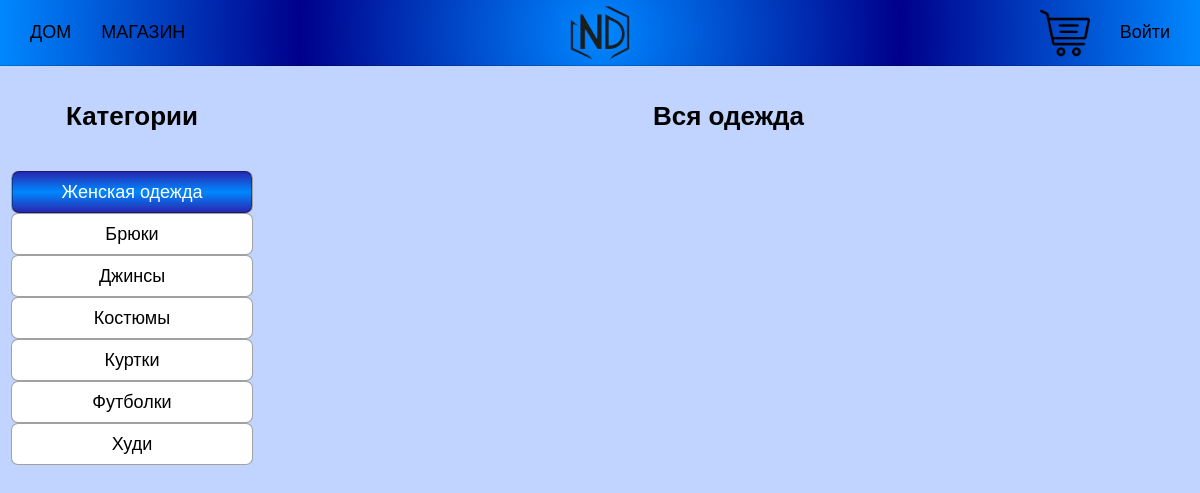
Page /shop/women/ on the earlier database version.
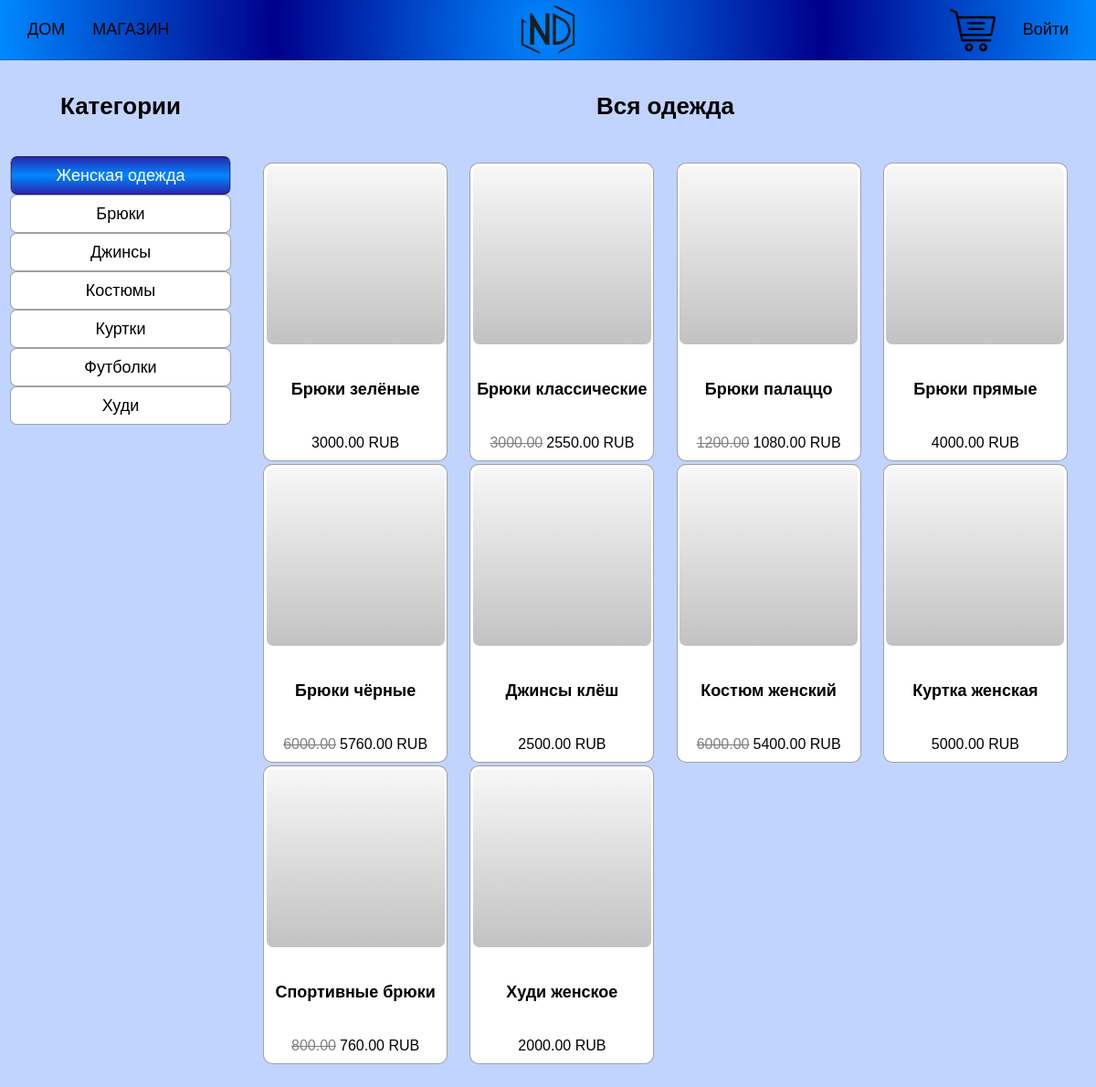
Same page on the later database version.
### main/models.py (models this page shows, shortened)
class Category(models.Model):
    name  = models.CharField(max_length=20, unique=True)
    slug = models.SlugField(max_length=20, unique=True)
    class Meta:
        ordering = ['name']
        indexes = [models.Index(fields=['name'])]
        verbose_name = 'Category'
        verbose_name_plural = 'Categories'
    def get_women_url(self):
        return reverse('main:product_list_women_by_category', args=[self.slug])

class Product(models.Model):
    category = models.ForeignKey(Category, related_name='products',
                                 on_delete=models.PROTECT)
    name = models.CharField(max_length=50)
    slug = models.SlugField(max_length=50)
    image = models.ImageField(upload_to='products/%Y/%m/%d', blank=True)
    description = models.TextField(blank=True)
    gender = models.CharField(max_length=10, choices=GENDER, default='Женский')
    size = models.IntegerField(max_length=10, default=30)
    price = models.DecimalField(max_digits=10, decimal_places=2)
    available = models.BooleanField(default=True)
    created = models.DateTimeField(auto_now_add=True)
    updated = models.DateTimeField(auto_now=True)
    discount = models.DecimalField(default=0.00, max_digits=5,
                                   decimal_places=2)
    class Meta:
        ordering = ['name']
        indexes = [models.Index(fields=['id', 'slug']),
                   models.Index(fields=['name']),
                   models.Index(fields=['-created'])]
    def get_absolute_url(self):
        return reverse('main:product_detail', args=[self.slug])
    def sell_price(self):
        if self.discount:
            return round(self.price-self.price*self.discount/100, 2)
        return self.price

### main/views.py (the view)
# urls.py: path('shop/women/', views.product_list, {'gender': 'Женский'}, name='product_list_women'),
def product_list(request, gender=None, category_slug=None):
    page = request.GET.get('page', 1)
    category = None
    categories = Category.objects.all()
    products = Product.objects.filter(available=True)
    if gender:
        products = products.filter(gender=gender)
    if category_slug:
        category = get_object_or_404(Category, slug=category_slug)
        products = products.filter(category=category)
    paginator = Paginator(products, 10)
    current_page = paginator.page(int(page))
    return render(request, 'main/product/list.html',
                  {'category':category,
                   'categories':categories,
                   'products':current_page,
                   'slug_url':category_slug,
                   'gender':gender})

### cart/cart.py (called while the page is built)
    def __len__(self):
        return sum(item['quantity'] for item in self.cart.values())

### cart/context_processors.py (called while the page is built)
def cart(request):
    return {'cart': Cart(request)}

### main/templates/main/product/list.html (shortened to what this page needs)
{% extends 'main/base.html' %}
{% load static %}
{% block content %}
    <div class="llist">
        <div class="sidebar">
            <h4>Категории</h4>
            <ul>
                <li>
                    <a href="{% if gender == 'Женский' %}{% url 'main:product_list_women' %}
                    {% elif gender == 'Мужской' %}{% url 'main:product_list_men' %}
                    {% else %}{% url 'main:product_list' %}{% endif %}">
                        <div {% if not category %}class="selected"{% endif %}>
                            {% if gender == 'Женский' %}<h6>Женская одежда</h6>
                            {% elif gender == 'Мужской' %}<h6>Мужская одежда</h6>
                            {% else %}<h6>Все</h6>
                            {% endif %}
                        </div>
                    </a>
                </li>
                {% for c in categories %}
                    <li>
                        <a href="{% if gender == 'Женский' %}{{ c.get_women_url }}
                        {% elif gender == 'Мужской' %}{{ c.get_men_url }}
                        {% else %}{{ c.get_absolute_url }}{% endif %}">
                            <div {% if category.slug == c.slug %}class="selected"{% endif %}><h6>{{ c.name }}</h6></div>
                        </a>
                    </li>
                {% endfor %}
            </ul>
        </div>
        <div class="main">
            <div class="main-title">
                {% if category %}<h4>{{ category.name }}</h4>{% else %}<h4>Вся одежда</h4>{% endif %}
            </div>
            <div class="product-list">
                <div class="items">
                    {% for product in products %}
                        <div class="item">
                            <a href="{{ product.get_absolute_url }}" class="item-card">
                                <div class="div-img">
                                </div>
                                <h5 class="title-card">{{ product.name }}</h5>
                                {% if product.discount %}
                                    <div class="cart_discount">
                                        <p class="line">{{ product.price }}</p>
                                        <p>{{ product.sell_price }} RUB</p>
                                    </div>
                                {% else %}
                                    <p class="price">{{ product.price }} RUB</p>
                                {% endif %}
                            </a>
                        </div>
                    {% endfor %}
                </div>
            </div>
        </div>
    </div>
{% endblock content %}

Differences in the rows shown:
now on this page (row edited): Product: name "Брюки зелёные", price "3000.00"
now on this page (row edited): Product: name "Брюки классические", price "3000.00", sell_price "2550.00"
now on this page (row edited): Product: name "Брюки палаццо", price "1200.00", sell_price "1080.00"
now on this page (row edited): Product: name "Брюки прямые", price "4000.00"
now on this page (row edited): Product: name "Брюки чёрные", price "6000.00", sell_price "5760.00"
now on this page (row edited): Product: name "Джинсы клёш", price "2500.00"
now on this page (row edited): Product: name "Костюм женский", price "6000.00", sell_price "5400.00"
now on this page (row edited): Product: name "Куртка женская", price "5000.00"
now on this page (row edited): Product: name "Спортивные брюки", price "800.00", sell_price "760.00"
now on this page (row edited): Product: name "Худи женское", price "2000.00"
